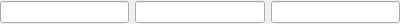
<?xml version="1.0" encoding="UTF-8"?>
<ui version="4.0">
 <class>LineEditTriplet</class>
 <widget class="QWidget" name="LineEditTriplet">
  <property name="geometry">
   <rect>
    <x>0</x>
    <y>0</y>
    <width>400</width>
    <height>24</height>
   </rect>
  </property>
  <property name="windowTitle">
   <string>Form</string>
  </property>
  <layout class="QGridLayout" name="gridLayout">
   <property name="leftMargin">
    <number>0</number>
   </property>
   <property name="topMargin">
    <number>0</number>
   </property>
   <property name="rightMargin">
    <number>0</number>
   </property>
   <property name="bottomMargin">
    <number>0</number>
   </property>
   <item row="0" column="1">
    <layout class="QVBoxLayout" name="verticalLayout_2">
     <item>
      <layout class="QHBoxLayout" name="horizontalLayout_3">
       <item>
        <widget class="QLineEdit" name="lineEdit3"/>
       </item>
       <item>
        <widget class="QLineEdit" name="lineEdit2"/>
       </item>
       <item>
        <widget class="QLineEdit" name="lineEdit1"/>
       </item>
      </layout>
     </item>
    </layout>
   </item>
  </layout>
 </widget>
 <resources/>
 <connections/>
</ui>
